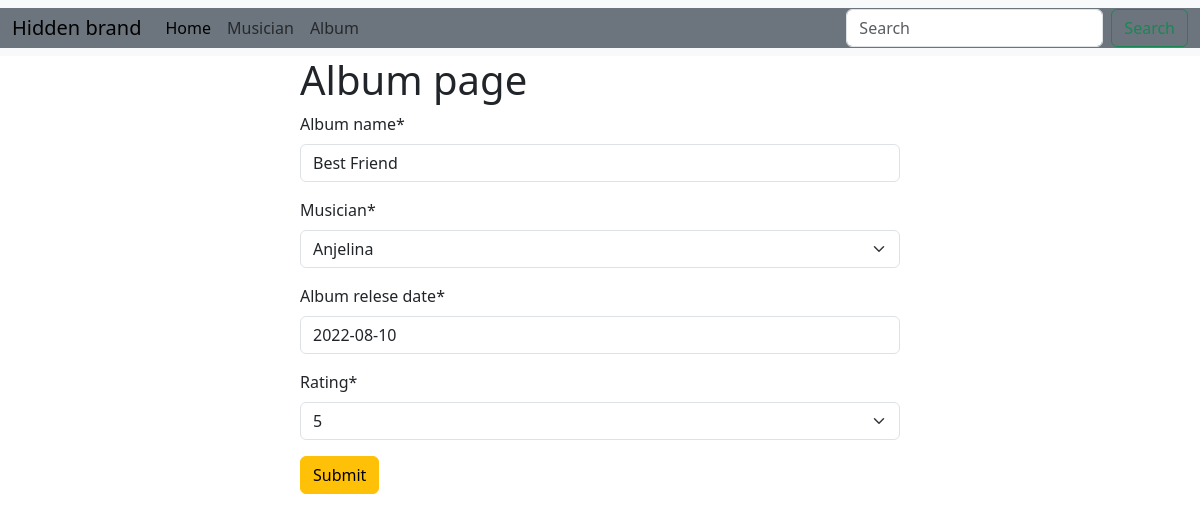
Page /album/edit/3 on the committed database.
### album/models.py (models this page shows, shortened)
class Album(models.Model):
    album_name = models.CharField(max_length=100)
    musician=models.ForeignKey(Musician,on_delete=models.CASCADE)
    album_relese_date = models.DateField()
    rating_choices = (
    ('1', '1'),
    ('2', '2'),
    ('3', '3'),
    ('4', '4'),
    ('5', '5'),
    )
    rating = models.CharField(max_length=100, choices=rating_choices)

### album/views.py (the view)
# urls.py: path('edit/<int:id>',views.edit_album, name='edit_album'),
def edit_album(request,id):
    post=models.Album.objects.get(pk=id)
    album=forms.AlbumForm(instance=post)
    if request.method=="POST" :
        album=forms.AlbumForm(request.POST,instance=post)
        if album.is_valid():
            album.save()
            return redirect('home')
    return render(request,'album.html',{'form':album})

### album/forms.py
class AlbumForm(forms.ModelForm):
    class Meta:
        model=Album
        fields='__all__'

### musician/models.py (called while the page is built)
    def __str__(self):
        return self.first_name

### album/templates/album.html (shortened to what this page needs)
{% extends "base.html" %}
{% load crispy_forms_tags %}
{% block content %}
<form method="post" style='width:50%; margin:auto '>
    <h1>Album page</h1>
    {{form | crispy }}
<button class="btn btn-warning">Submit</button>
</form>
{% endblock  %}

### rows in the picture
Album: album_name "Best Friend", musician "Anjelina", album_relese_date "2022-08-10", rating "5"
